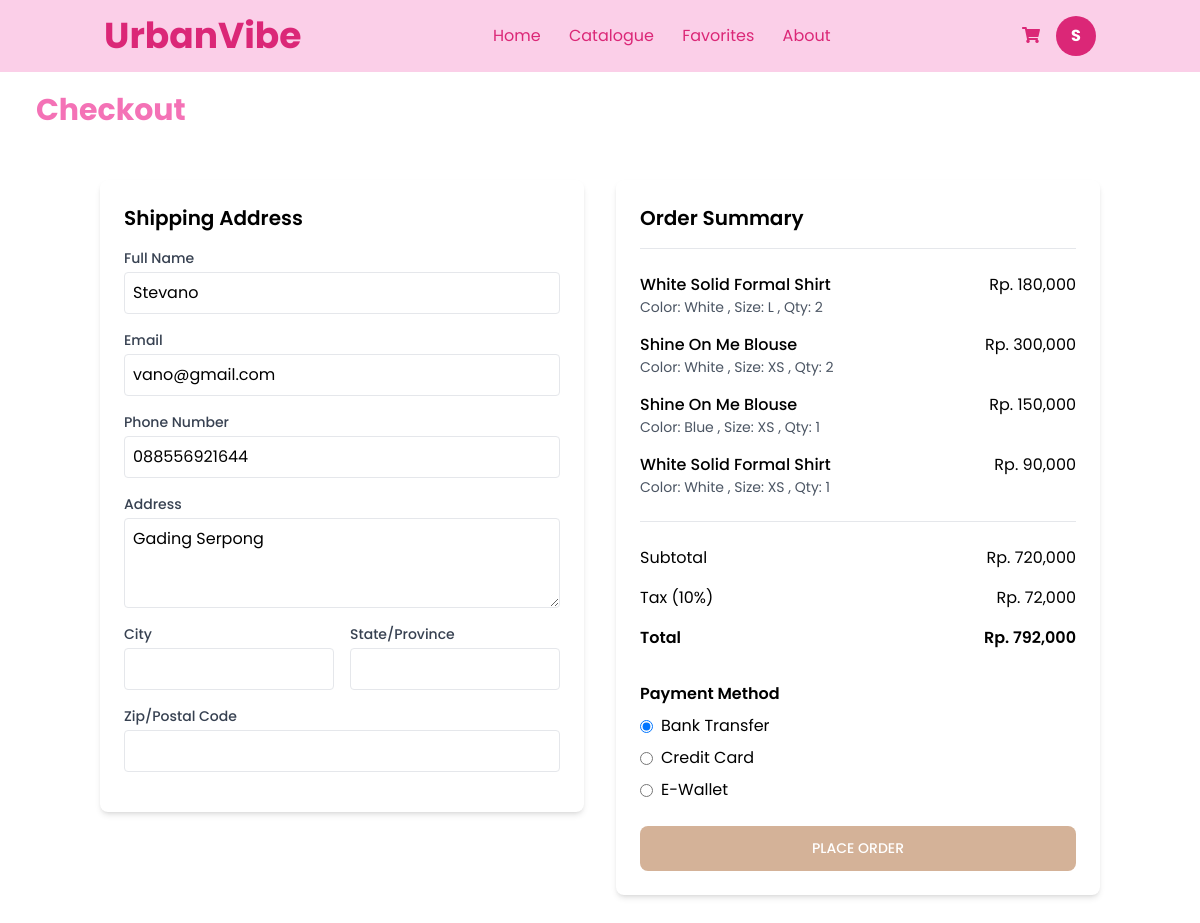
The app's page /checkout/ (signed in) with its own data.
### WebPage/models.py (models this page shows, shortened)
class CustomUser(AbstractBaseUser):
    email = models.EmailField(unique=True)
    USERNAME_FIELD = 'email'
    REQUIRED_FIELDS = []
    full_name = models.CharField(max_length=255)
    phone_number = models.CharField(max_length=15, blank=True, null=True)
    address = models.TextField(blank=True, null=True)
    objects = CustomUserManager()

class OrderItem(models.Model):
    PRODUCT_TYPE_CHOICES = (
        ('fashion', 'Fashion'),
        ('beauty', 'Beauty'),
        ('accessories', 'Accessories'),
    )
    order = models.ForeignKey(Order, on_delete=models.CASCADE)
    product_type = models.CharField(max_length=20, choices=PRODUCT_TYPE_CHOICES)
    product_id = models.IntegerField()
    quantity = models.IntegerField(default=1)
    date_added = models.DateTimeField(auto_now_add=True)
    color = models.CharField(max_length=20, null=True, blank=True)
    size = models.CharField(max_length=10, null=True, blank=True)
    @property
    def get_product(self):
        try:
            if self.product_type == 'fashion':
                return Fashion.objects.get(product_id=self.product_id)
            elif self.product_type == 'beauty':
                return Beauty.objects.get(product_id=self.product_id)
            elif self.product_type == 'accessories':
                return Accessories.objects.get(product_id=self.product_id)
        except (Fashion.DoesNotExist, Beauty.DoesNotExist, Accessories.DoesNotExist):
            return None
        return None
    @property
    def get_total(self):
        product = self.get_product
        return product.price * self.quantity if product else 0

class Product(models.Model):
    product_id = models.AutoField(primary_key=True)
    name = models.CharField(max_length=255)
    description = models.TextField()
    price = models.PositiveIntegerField()
    stock = models.PositiveIntegerField()
    class Meta:
        abstract = True

class Fashion(Product):
    sub_category = models.CharField(max_length=20, choices=FashionSubCategory.choices)
    color = MultiSelectField(choices=COLOR_CHOICES, max_length=100)  # Allows multiple colors
    size = MultiSelectField(choices=SIZE_CHOICES, max_length=50)  # Allows multiple sizes
    fashion_type = models.CharField(max_length=15, null=True, blank=True, choices=FashionType.choices)

class Order(models.Model):
    ORDER_STATUS = (
        ('pending', 'Pending'),
        ('processing', 'Processing'),
        ('completed', 'Completed'),
        ('cancelled', 'Cancelled'),
    )
    user = models.ForeignKey(settings.AUTH_USER_MODEL, on_delete=models.CASCADE, null=True, blank=True)
    date_ordered = models.DateTimeField(auto_now_add=True)
    complete = models.BooleanField(default=False)
    transaction_id = models.CharField(max_length=100, null=True, blank=True)
    status = models.CharField(max_length=20, choices=ORDER_STATUS, default='pending')
    voucher_code = models.CharField(max_length=20, null=True, blank=True)
    discount_amount = models.IntegerField(default=0)
    @property
    def get_cart_total(self):
        orderitems = self.orderitem_set.all()
        total = sum([item.get_total for item in orderitems])
        return total
    @property
    def get_cart_items(self):
        orderitems = self.orderitem_set.all()
        total = sum([item.quantity for item in orderitems])
        return total
    @property
    def get_final_total(self):
        total = self.get_cart_total
        tax = int(total * 0.10)  # 10% tax
        final_total = total + tax - self.discount_amount
        return final_total, tax

### WebPage/views.py (the view, shortened to what this page needs)
# urls.py: path('checkout/', views.checkout, name='checkout'),
@login_required
def checkout(request):
    order = Order.objects.filter(user=request.user, complete=False).first()
    if not order or order.get_cart_items == 0:
        messages.warning(request, "Your cart is empty")
        return redirect('shoppingcart')
    context = {
        'order': order,
        'items': order.orderitem_set.all()
    }
    return render(request, 'WebPage/checkout.html', context)

### templates/WebPage/checkout.html (shortened to what this page needs)
{% extends 'base.html' %}
{% load static %}
{% load humanize %}
{% block content %}
<!DOCTYPE html>
<html lang="en">
<head>
    <link rel="stylesheet" href="{% static 'assets/css/styles.css' %}">
    <script src="https://cdn.tailwindcss.com"></script>
    <link rel="stylesheet" href="https://cdnjs.cloudflare.com/ajax/libs/font-awesome/5.15.3/css/all.min.css"/>
</head>
<body data-authenticated="{% if user.is_authenticated %}true{% else %}false{% endif %}">
    <div class="p-5">
        <h2 class="text-3xl font-bold text-pink-400">Checkout</h2>
    </div>
    <div class="checkout-container">
        <div class="flex flex-col md:flex-row gap-8">
            <div class="w-full md:w-1/2">
                <div class="bg-white p-6 shadow-md rounded-lg">
                    <h3 class="text-xl font-semibold mb-4">Shipping Address</h3>
                    <form id="checkout-form" method="post" action="{% url 'checkout' %}">
                        <div class="mb-4">
                            <label for="fullname" class="block text-sm font-medium text-gray-700">Full Name</label>
                            <input type="text" id="fullname" name="fullname" value="{{ user.full_name }}" class="mt-1 block w-full border p-2 rounded" required>
                        </div>
                        <div class="mb-4">
                            <label for="email" class="block text-sm font-medium text-gray-700">Email</label>
                            <input type="email" id="email" name="email" value="{{ user.email }}" class="mt-1 block w-full border p-2 rounded" required>
                        </div>
                        <div class="mb-4">
                            <label for="phone" class="block text-sm font-medium text-gray-700">Phone Number</label>
                            <input type="tel" id="phone" name="phone" value="{{ user.phone_number|default:'' }}" class="mt-1 block w-full border p-2 rounded" required>
                        </div>
                        <div class="mb-4">
                            <label for="address" class="block text-sm font-medium text-gray-700">Address</label>
                            <textarea id="address" name="address" class="mt-1 block w-full border p-2 rounded" rows="3" required>{{ user.address|default:'' }}</textarea>
                        </div>
                        <div class="grid grid-cols-2 gap-4">
                            <div class="mb-4">
                                <label for="city" class="block text-sm font-medium text-gray-700">City</label>
                                <input type="text" id="city" name="city" class="mt-1 block w-full border p-2 rounded" required>
                            </div>
                            <div class="mb-4">
                                <label for="state" class="block text-sm font-medium text-gray-700">State/Province</label>
                                <input type="text" id="state" name="state" class="mt-1 block w-full border p-2 rounded" required>
                            </div>
                        </div>
                        <div class="mb-4">
                            <label for="zipcode" class="block text-sm font-medium text-gray-700">Zip/Postal Code</label>
                            <input type="text" id="zipcode" name="zipcode" class="mt-1 block w-full border p-2 rounded" required>
                        </div>
                    </form>
                </div>
            </div>
            <div class="w-full md:w-1/2">
                <div class="bg-white p-6 shadow-md rounded-lg">
                    <h3 class="text-xl font-semibold mb-4">Order Summary</h3>
                    <div class="border-t border-gray-200 pt-4 mb-4">
                        {% for item in items %}
                        <div class="flex justify-between py-2">
                            <div>
                                <p class="font-medium">{{ item.get_product.name }}</p>
                                <p class="text-sm text-gray-600">
                                    {% if item.color %}Color: {{ item.color }}{% endif %}
                                    {% if item.size %}, Size: {{ item.size }}{% endif %}
                                    , Qty: {{ item.quantity }}
                                </p>
                            </div>
                            <p>Rp. {{ item.get_total|floatformat:"0"|intcomma }}</p>
                        </div>
                        {% endfor %}
                    </div>
                    <div class="border-t border-gray-200 pt-4">
                        <div class="flex justify-between py-2">
                            <p>Subtotal</p>
                            <p>Rp. {{ order.get_cart_total|floatformat:"0"|intcomma }}</p>
                        </div>
                        <div class="flex justify-between py-2">
                            <p>Tax (10%)</p>
                            <p>Rp. {{ order.get_final_total.1|floatformat:"0"|intcomma }}</p>
                        </div>
                        <div class="flex justify-between py-2 font-semibold">
                            <p>Total</p>
                            <p>Rp. {{ order.get_final_total.0|floatformat:"0"|intcomma }}</p>
                        </div>
                    </div>
                    <div class="mt-6">
                        <h4 class="font-semibold mb-2">Payment Method</h4>
                        <div class="space-y-2">
                            <label class="flex items-center">
                                <input type="radio" name="payment" value="transfer" checked class="mr-2">
                                <span>Bank Transfer</span>
                            </label>
                            <label class="flex items-center">
                                <input type="radio" name="payment" value="credit" class="mr-2">
                                <span>Credit Card</span>
                            </label>
                            <label class="flex items-center">
                                <input type="radio" name="payment" value="wallet" class="mr-2">
                                <span>E-Wallet</span>
                            </label>
                        </div>
                    </div>
                    <button type="button" id="place-order-btn" class="w-full bg-[#d4b298] text-white py-3 mt-6 rounded-lg font-medium">
                        PLACE ORDER
                    </button>
                </div>
            </div>
        </div>
    </div>
</body>
</html>
{% endblock %}

### templates/base.html (shortened to what this page needs)
{% load static %}
<!DOCTYPE html>
<html lang="en">
<head>
    <link rel="stylesheet" href="{% static 'assets/css/styles.css' %}">
    <script src="https://cdn.tailwindcss.com"></script>
    <link rel="stylesheet" href="https://cdnjs.cloudflare.com/ajax/libs/font-awesome/5.15.3/css/all.min.css"/>
</head>
<body>
    <header class="bg-pink-200 py-4">
        <div class="container mx-auto flex justify-between items-center px-4">
            <a class="text-4xl font-bold text-pink-600" href="{% url 'index' %}">
                UrbanVibe
            </a>
            <nav class="space-x-6">
                <a class="text-pink-600 hover:text-pink-800" href="{% url 'index' %}">Home</a>
                <a class="text-pink-600 hover:text-pink-800" href="{% url 'catalogue' %}">Catalogue</a>
                <a class="text-pink-600 hover:text-pink-800" href="{% url 'favorites' %}">Favorites</a>
                <a class="text-pink-600 hover:text-pink-800" href="{% url 'about_us' %}">About</a>
            </nav>
            <div class="flex items-center space-x-4">
                <a href="{% url 'shoppingcart' %}">
                    <i class="fas fa-shopping-cart text-pink-600"></i>
                </a>
                {% if user.is_authenticated %}
                    <a href="{% url 'profile' %}" class="w-10 h-10 rounded-full bg-pink-600 flex items-center justify-center text-white font-bold">
                        {{ user.full_name|slice:":1" }}
                    </a>
                {% else %}
                    <a href="{% url 'login' %}" class="bg-white text-pink-600 border border-pink-600 px-4 py-2 rounded-full hover:bg-pink-600 hover:text-white">
                        Get Started
                    </a>
                {% endif %}
            </div>
        </div>
    </header>
    <main class="min-h-screen mx-auto max-w-[1320px] px-4">
        {% block content %}
        {% endblock %}
    </main>
</body>
</html>

### static/assets/css/styles.css (style rules this page uses)
body { font-family: 'Poppins', sans-serif; margin: 0; padding: 0; background-color: #fff; }
header { display: flex; justify-content: space-between; align-items: center; padding: 15px 50px; background-color: #FEC8D8; color: #E91E63; }
button { background-color: #E91E63; color: white; font-size: 14px; font-weight: 700; padding: 10px 20px; border: none; border-radius: 20px; cursor: pointer; transition: background-color 0.3s ease; }

### templates/WebPage/checkout.html (style rules this page uses)
main { font-family: 'Poppins', sans-serif; padding-left: 180px; padding-right: 180px; }
.checkout-container { max-width: 1000px; margin: 2rem auto; }

### records on screen
CustomUser: full_name "S", fullname "Stevano", email "vano@gmail.com", phone "088556921644", address "Gading Serpong"
OrderItem: get_product.name "White Solid Formal Shirt", color "White", size "L", quantity "2", get_total "180,000"
OrderItem: get_product.name "Shine On Me Blouse", color "White", size "XS", quantity "2", get_total "300,000"
OrderItem: get_product.name "Shine On Me Blouse", color "Blue", size "XS", quantity "1", get_total "150,000"
OrderItem: get_product.name "White Solid Formal Shirt", color "White", size "XS", quantity "1", get_total "90,000"
Order: get_cart_total "720,000", get_final_total.1 "72,000", get_final_total.0 "792,000"
